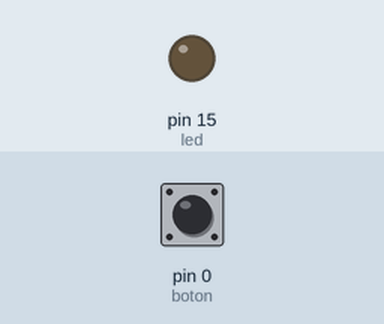
Bench run of a program on a simulated MicroPython board. On the bench: output pins drawn as LEDs (lit = HIGH). The inputs (shaded band) are chosen by the test bench; at power-on: pin 0 (boton) HIGH.

Above: at 1.2 s.
1.3 s: pin 0 (boton) pulled LOW for 0.15 s
At 1.37 s:
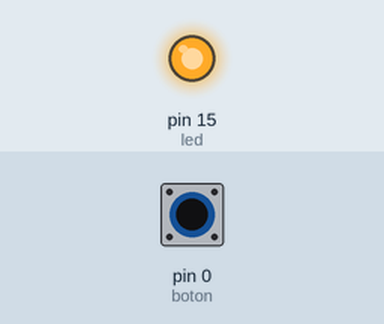
2.9 s: pin 0 (boton) pulled LOW for 3.2 s
At 7.4 s:
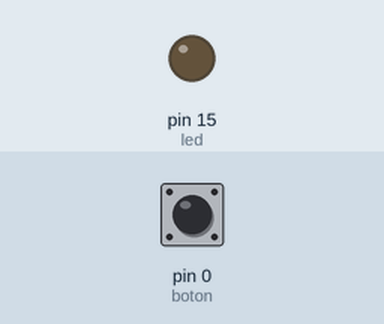
Timing chart, 0 to 8.9 s (numbered marks = the images above; inputs shaded):
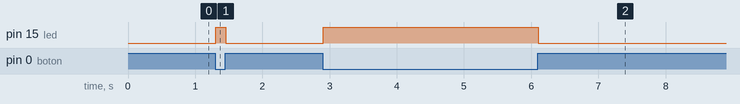

The program:

button.py
```python
from machine import Pin
import time

led = Pin(15, Pin.OUT)
boton = Pin(0, Pin.IN, Pin.PULL_UP)

while True:
    if boton.value() == 0:
        led.value(1)
    else:
        led.value(0)

    time.sleep_ms(10)
```

Measured:
- after the input at 1.3 s, pin 15 (led): LOW → HIGH at once, → LOW 0.15 s later
- after the input at 2.9 s, pin 15 (led): LOW → HIGH at once, → LOW 3.2 s later
